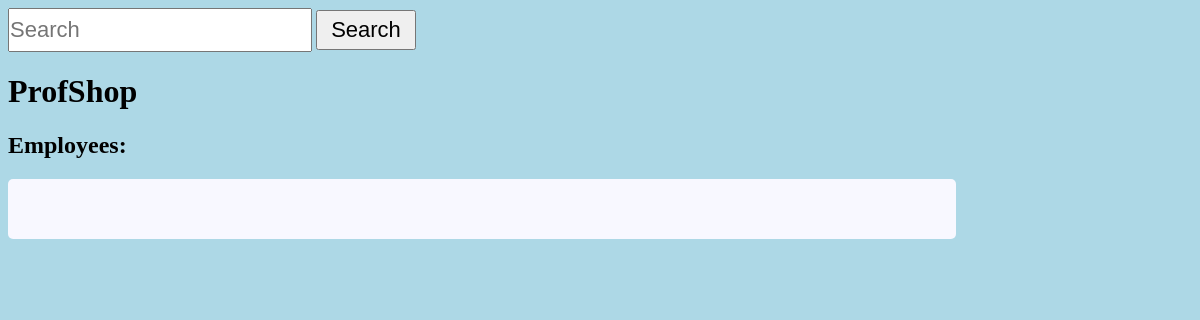
/employee.search.php, run on an earlier commit of the app's database.
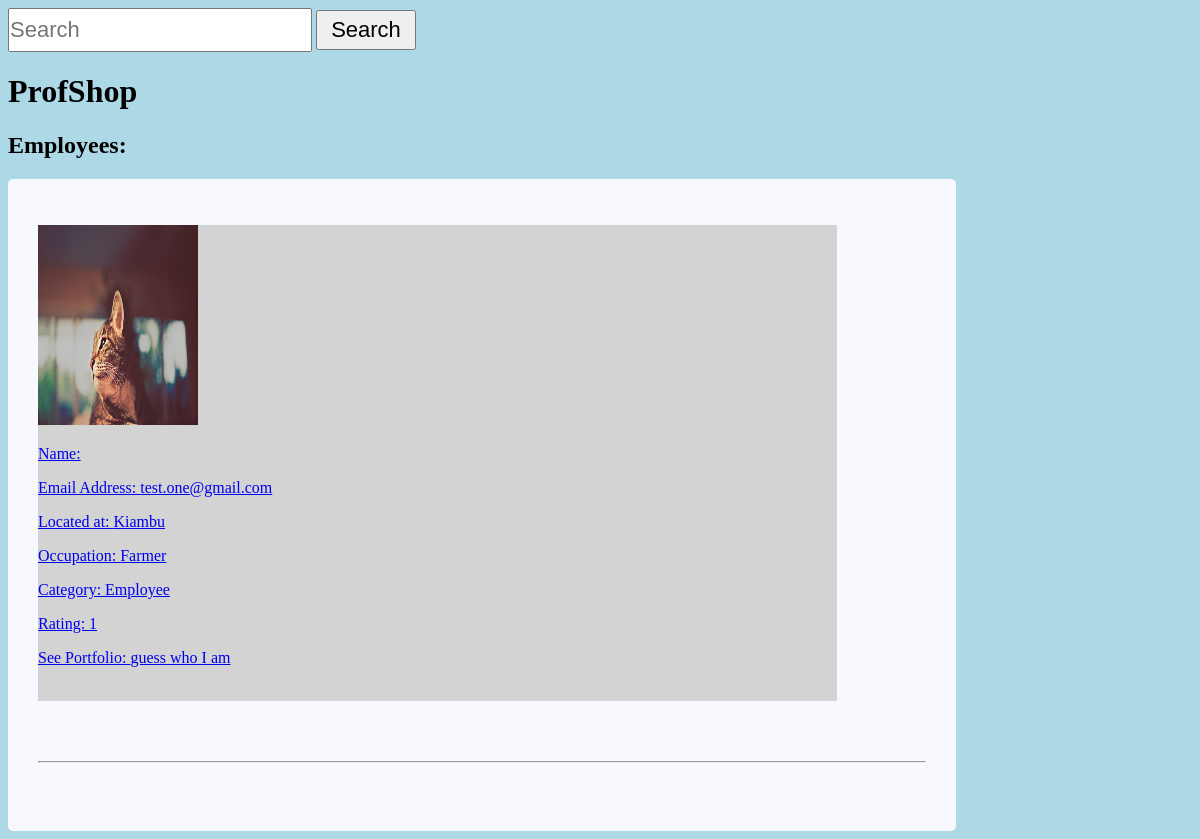
And on a later commit of the database.
### tables this page shows
CREATE TABLE `employee_details` (
  `employee_id` int(8) NOT NULL,
  `full_names` text NOT NULL,
  `date_of_birth` date NOT NULL,
  `photo` varchar(125) NOT NULL,
  `id_number` int(8) NOT NULL,
  `portfolio` varchar(100) NOT NULL,
  `email_address` varchar(50) NOT NULL,
  `password` varchar(8) NOT NULL,
  `location` varchar(50) NOT NULL,
  `license` varchar(100) NOT NULL,
  `skill` text NOT NULL,
  `phone_number` varchar(15) NOT NULL,
  `category` text NOT NULL,
  `rate` int(1) NOT NULL,
  `comment` varchar(500) NOT NULL
);

### employee.search.php (the view, shortened to what this page needs)
<?php
	include 'header.php';
?>
<form action="employee.search.results.php" method="POST">
	<input type="text" name="employeeSearch" placeholder="Search">
	<button type='submit' name='submit-search'>Search</button>
</form>
<h1>ProfShop</h1>
<h2>Employees:</h2>
<div class = 'admin-list'>
	<?php
		$sql = "SELECT * FROM employee_details";
		$result = mysqli_query($conn, $sql);
		$queryResults = mysqli_num_rows($result);
		if($queryResults > 0) {
			while($row = mysqli_fetch_assoc($result)) {
				echo "<div class='admin-box'><p></p>
					 <a href='employee.profile.php'><form class='profile_preview_form'><img height='200px' width='160px' src='".$row['photo']."'>
					 <p> Name: ".$row['first_name'].
					 $row['last_name']."</p>
					 <p>Email Address: ".$row['email_address']."</p>
					 <p>Located at: ".$row['location']."</p>
					 <p>Occupation: ".$row['skill']."</p>
					 <p>Category: ".$row['category']."</p>
					 <p>Rating: ".$row['rate']."</p>
					 <p>See Portfolio: <a href='admin.php?title=12340003'>".$row['portfolio']."</p></a>
					 <br></form><hr></a>
				</div>"	;
			}
		}
	?>
</div>
</body>
</html>

What changed in the data, as far as the page shows it:
added employee_details: photo (picture), email_address "test.one@gmail.com", location "Kiambu", skill "Farmer", category "Employee", rate "1", portfolio "guess who I am"
